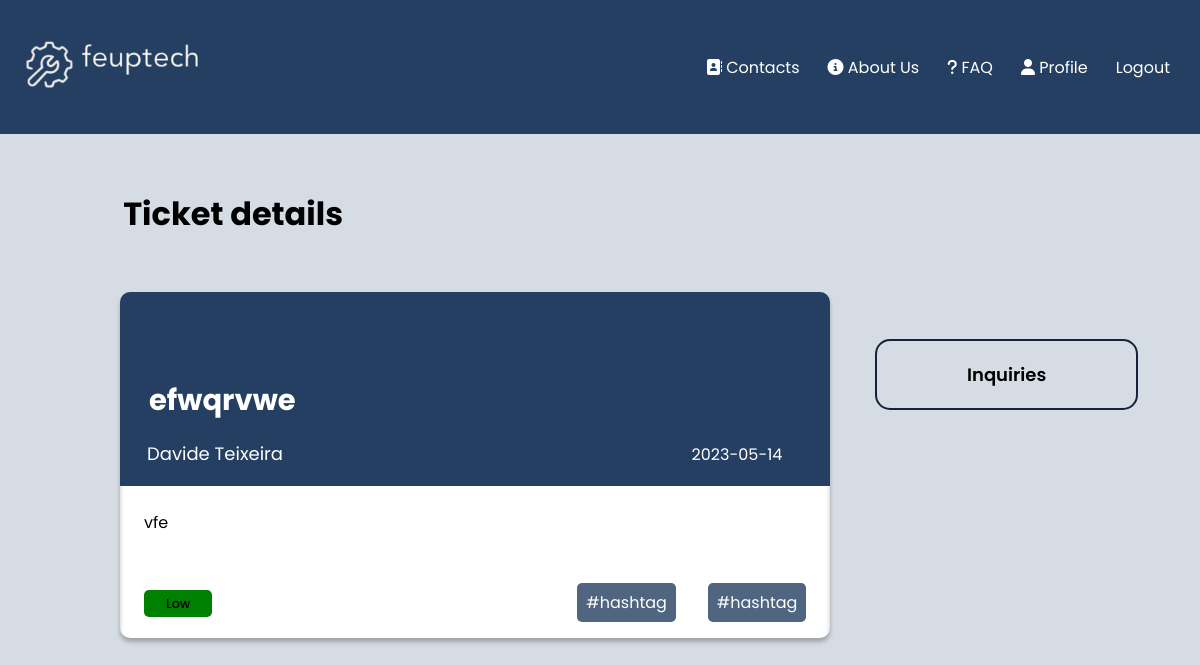
The page /pages/ticket_detail.php?ticket=1 (signed in) on the database its author committed.
### tables this page shows
CREATE TABLE tickets(

    idTicket integer primary key AUTOINCREMENT,
    title text NOT NULL,
    description text,
    status text references Status(title),
    idAgent text references Agents(idAgent),
    idClient text references Clients(idClient),
    department text references department(title),
    priority text,
    hashtag text,
    date datetime
);

CREATE TABLE users(
    idUser integer primary key AUTOINCREMENT,
    email text UNIQUE,
    name text NOT NULL,
    username text UNIQUE NOT NULL,
    password text NOT NULL
);

### pages/ticket_detail.php (called while the page is built, shortened)
<?php
    require_once(__DIR__ . '/../database/connection.db.php');
    include '../database/ticket.class.php';
    include '../database/user.class.php';
    include '../utils/session.php';
    include '../templates/tickets.tpl.php';
    include '../templates/ticket_detail.tpl.php';
    $session = new Session();
    $db = getDatabaseConnection();
    $user = User::getUserWithId($db, $session->getID());
    $ticket = $user->getTicketWithID($db, $_GET['ticket']);
    drawTicketDetail($db, $ticket, $user);
?>

### database/ticket.class.php (called while the page is built, shortened)
<?php
     class Ticket{
        public string $priority;
        public function __construct(int $idTicket, string $title, string $status,
          string $description, string $department, string $priority, string $date, string $idClient, int $idAgent, string $hashtag = "#urgent"){
            $this->idTicket = $idTicket;
            $this->title = $title;
            $this->description = $description;
            $this->priority = $priority;
            $this->date = $date;
            $this->idClient = $idClient;
        }
        public function getPriority(){
            return $this->priority;
        }
    }
?>

### database/user.class.php (called while the page is built, shortened)
<?php
     class User{
        public string $name;
        public function __construct(int $id, string $email, string $name, string $username){
            $this->name = $name;
        }
        public function getName(){
            return $this->name;
        }
        public function getTicketWithID($db, $id){
            $stmt = $db->prepare('SELECT idTicket, date, title, status, description, department, priority, idClient, idAgent FROM tickets WHERE idTicket = ?');
            $stmt->execute([$id]);
            $ticketRows = $stmt->fetchAll(PDO::FETCH_ASSOC);
            $row = $ticketRows[0];
            $ticket = new Ticket(
                $row['idTicket'],
                $row['title'],
                $row['status'],
                $row['description'],
                $row['department'],
                $row['priority'],
                $row['date'],
                $row['idClient'],
                intval($row['idAgent'])
            );
            return $ticket;
        }
        static function getUserWithID(PDO $db, int $id) : ?User {
            $stmt = $db->prepare('
                SELECT u.idUser, u.email, u.name, u.username
                FROM users u JOIN admins a ON u.idUser = a.idAdmin
                WHERE u.idUser = ?');
            $stmt->execute(array($id));
            $row = $stmt->fetch(PDO::FETCH_ASSOC);
            if ($row !== false) {
                return new Admin($row['idUser'], $row['email'], $row['name'], $row['username']);
            }
            $stmt = $db->prepare('
                SELECT u.idUser, u.email, u.name, u.username
                FROM users u JOIN agents a ON u.idUser = a.idAgent
                WHERE u.idUser = ?');
            $stmt->execute(array($id));;
            $row = $stmt->fetch(PDO::FETCH_ASSOC);
            if ($row !== false) {
                return new Agent($row['idUser'], $row['email'], $row['name'], $row['username']);
            }
            return null;
            }
     }
?>

### utils/session.php (called while the page is built, shortened)
<?php
class Session{
      public function getID() : ?int {
        return isset($_SESSION['id']) ? $_SESSION['id'] : null;
      }
}
?>

### templates/ticket_detail.tpl.php (the view, shortened to what this page needs)
<?php function drawTicketDetail($db,Ticket $ticket, User $user) {
    $client = User::getUserWithId($db, $ticket->idClient);
    $name = "";
    if ($client) {
        $name = $client->getName();
    } else {
        $name = "Unknown User";
    }
    ?>
    <h1 class="details">Ticket details</h1>
        <main class = "all">
            <section class="box">
                <div class="content">
                    <h1 class="title"><?php echo $ticket->title ?></h1>
                    <div class ="try">
                        <h3 class="author"><?php echo $name?></h3>
                        <p class="date"><?php echo $ticket->date ?></p>
                    </div>
                </div>
                <p class="description"><?php echo $ticket->description ?></p>
                <div class = "end">
                    <p class="ticket-priority"><?php
                    $priority = $ticket->getPriority();
                    if ($priority === 'High') {
                              echo '<span class="high">' . $priority . '</span>';
                          } elseif ($priority === 'Medium') {
                              echo '<span class="medium">' . $priority . '</span>';
                          } elseif ($priority === 'Low') {
                              echo '<span class="low">' . $priority . '</span>';
                          }
                          ?></p>
                    <div class = "hashtags">
                        <p class="hashtag">#hashtag</p>
                        <p class="hashtag">#hashtag</p>
                    </div>
                </div>
            </section>
            <section class="assign">
            <br>
                <a href="../pages/inquiries.php?ticket=<?php echo urlencode($ticket->idTicket) ?>"><button class="button-assign" role="button">Inquiries</button></a>
            </section>
        </main>
    </body>
</html>
<?php } ?>

### css/tickets_style.css (style rules this page uses)
body { font-family: 'Poppins'; background-color: #D5DCE3; }
.box { width: 100%; max-width: 1150px; margin: 5% auto; background-color: white; border-radius: 10px; display: flex; flex-direction: column; }
.ticket-priority { font-weight: 500; margin-right: 10px; }
.low { background-color: green; padding: 5px 22px; border-radius: 5px; font-size: 0.8em; }

### css/tickets_all.css (style rules this page uses)
body { font-family: 'Poppins'; background-color: #D5DCE3 }
h1 { margin-top: 3em; margin-left: 1.5em; }

### css/ticketsDetail_style.css (style rules this page uses)
body { font-family: 'Poppins'; background-color: #D5DCE3; }
.box { width: 60%; max-width: 1150px; margin-left: 7em; margin-top: 2em; margin-right: 0; background-color: white; border-radius: 10px; display: flex; flex-direction: column; box-shadow: 0px 4px 4px rgba(0, 0, 0, 0.25), inset 0px 4px 4px rgba(0, 0, 0, 0.25); }
.details { margin-top: 2em; margin-left: 3.6em; }
.all { display: flex; flex-direction: row; height: 100%; }
.button-assign { appearance: none; background-color: transparent; border: 2px solid #182139; border-radius: 15px; box-sizing: border-box; color: black; cursor: pointer; display: inline-block; font-size: 18px; font-weight: 600; font-family: 'Poppins'; line-height: normal; margin: 0; margin-top: 3em; min-height: 60px; min-width: 0; outline: none; padding: 20px 90px; text-align: center; text-decoration: none; transition: all 300ms cubic-bezier(.23, 1, 0.32, 1); user-select: none; -webkit-user-select: none; touch-action: manipulation; will-change: transform; width: 100%; align-self: start; }
.assign { margin-left: 45px; }
.title { margin-left: 1em; font-size: 29px; margin-bottom: 0em; }
.author { margin-left: 1.5em; font-weight: 400; font-size: large; }
.box p { margin-left: 1.5em; }
.date { position: relative; bottom: 2.7em; text-align: end; margin-right: 3em; }
.try { margin-bottom: -2.5em; }
.content { background-color: #243f61; color: white; border-radius: 10px 10px 0px 0px; }
.description { margin-bottom: 0; margin-top: 1.5em; margin-right: 1.5em; }
.end { display: flex; flex-direction: row; justify-content: space-between; align-items: center; margin-top: 2em; margin-right: 1.5em; }
.hashtags { display: flex; flex-wrap: wrap; gap: 0.5em; }
.hashtag { background-color: rgba(36, 63, 97, .8); padding: 7px 9px; color: white; border-radius: 5px; }

### rows shown on the page
tickets: title "efwqrvwe", date "2023-05-14", description "vfe", priority "Low"
users: name "Davide Teixeira"
